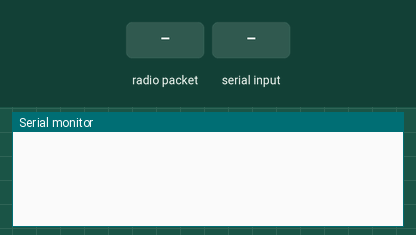
Bench run of a program on a simulated Arduino Mega 2560, built with avr-gcc and run on an emulated ATmega2560. On the bench: the last lines printed to the serial monitor. The test bench sets the inputs (shaded band). No radio packets arrive unless stated.

Above: at 1.2 s.
1.3 s: radio packet "5" arrives
At 2.5 s:
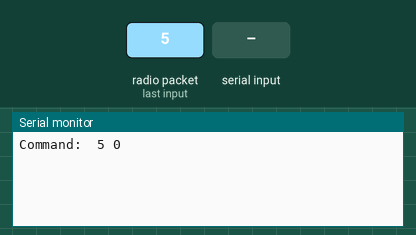
2.8 s: "90 45 200\n" received over the second serial link
At 5.0 s:
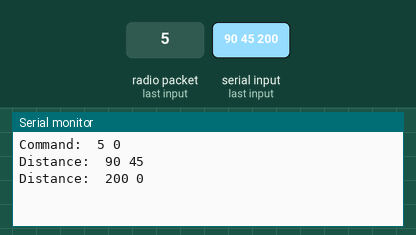
5.3 s: radio packet "0" arrives
At 5.8 s:
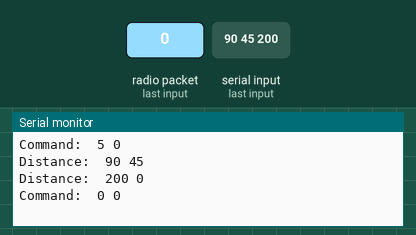
6.8 s: "30 150 10\n" received over the second serial link
At 9.0 s:
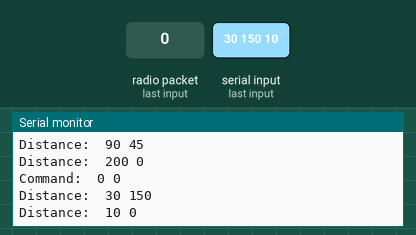
Timing chart, 0 to 9.3 s (numbered marks = the images above; inputs shaded):
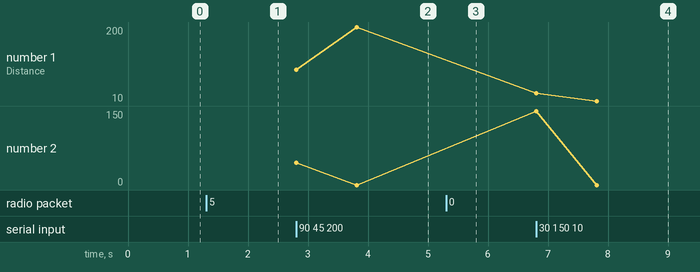

Measured:
- after the input at 1.3 s, the serial monitor: prints a new line at once (image 1)
- after the input at 2.8 s, the serial monitor: prints a new line at once (image 2)
- after the input at 5.3 s, the serial monitor: prints a new line at once (image 3)
- after the input at 6.8 s, the serial monitor: prints a new line at once (image 4)
- plotted number 1: 200 → 10 after the input at 6.8 s

The program:

main.cpp
```cpp
#include <Arduino.h>
#include <SPI.h>
#include <nRF24L01.h>
#include <RF24.h>

#define CE_PIN  30
#define CSN_PIN 31

RF24 radio(CE_PIN, CSN_PIN);

const byte rxAddr[6] = "00001";

unsigned long timer;
long distance = 10;

int leftDistance = 0;
int rightDistance = 0;

int prevX = 0;
int prevY = 0;

#define MOVE 1000

void setup() {
  Serial.begin(9600);
  Serial2.begin(9600);

  radio.begin();
  radio.setPALevel(RF24_PA_MIN);   // RF24_PA_MIN ,RF24_PA_LOW, RF24_PA_HIGH, RF24_PA_MAX
  radio.setDataRate( RF24_250KBPS ); // RF24_250KBPS, RF24_1MBPS, RF24_2MBPS
  radio.setAutoAck(1);

  // Set the reading pipe and start listening
  radio.openReadingPipe(0, rxAddr);
  radio.startListening();
}

void stopMove() {
  Serial2.print("0 0 0 0");
  Serial2.print('\n');

  Serial2.print("1 0 0 0");
  Serial2.print('\n');
}

int maxVal(int a, int b) {return a > b ? a : b;}
int minVal(int a, int b) {return a > b ? b : a;}

void moveTrack(int curDisL, int curDisR, int padX, int padY) {
  int way = padX >= 0 ? 1 : -1;
  int distanceL = curDisL + (MOVE * way);
  int distanceR = curDisR + (MOVE * way);
  int speedR, speedL;

  if(padX > 0) {
    if(padY > 0) {
      speedL = abs(padX - padY);
      speedR= padX;
    } else if (padY == 0) {
      speedR = padX;
      speedL = padX;
    } else {
      speedR = abs(padX - abs(padY));
      speedL = padX;
    }
  } else if(padX == 0) {
    if(padY > 0) {
      speedR = padY;
      speedL = 0;
      way = -way;
    } else if (padY == 0) {
      speedR = 0;
      speedL = 0;
    } else {
      speedL = abs(padY);
      speedR = 0;
      way = -way;
    }
  } else {
    if(padY > 0) {
      speedL = abs(-padX - padY);
      speedR = -padX;
    } else if (padY == 0) {
      speedR = -padX;
      speedL = -padX;
    } else {
      speedR = abs(-padX - abs(padY));
      speedL = -padX;
    }
  }

  Serial2.print("0 " + String(distanceL) + " " + String(speedL) + " " + String(speedL));
  Serial2.print('\n');
  Serial2.print("1 " + String(distanceR) + " " + String(speedR) + " " + String(speedR));
  Serial2.print('\n');
}

String getValue(String data, char separator, int index)
{
    int found = 0;
    int strIndex[] = { 0, -1 };
    int maxIndex = data.length() - 1;

    for (int i = 0; i <= maxIndex && found <= index; i++) {
        if (data.charAt(i) == separator || i == maxIndex) {
            found++;
            strIndex[0] = strIndex[1] + 1;
            strIndex[1] = (i == maxIndex) ? i+1 : i;
        }
    }
    return found > index ? data.substring(strIndex[0], strIndex[1]) : "";
}

void loop() {

  if (Serial2.available()) {
    leftDistance = Serial2.parseInt();
    rightDistance = Serial2.parseInt();
    char eol = Serial2.read();

    Serial.println("Distance:\t" + String(leftDistance) + " " + String(rightDistance));
  }

  if (Serial.available()) {
    int inByte = Serial.read();
    Serial2.write(inByte);
  }

  if (radio.available())
  {
    char text[100] = {0};
    radio.read(&text, sizeof(text));
    int x = getValue(text, ' ', 0).toInt();
    int y = getValue(text, ' ', 1).toInt();
    if (x != prevX || y != prevY) {
      Serial.println("Command:\t" + String(x) + " " + String(y));
      moveTrack(leftDistance, rightDistance, x, y);
      prevX = x;
      prevY = y;
    }
  }
}
```
